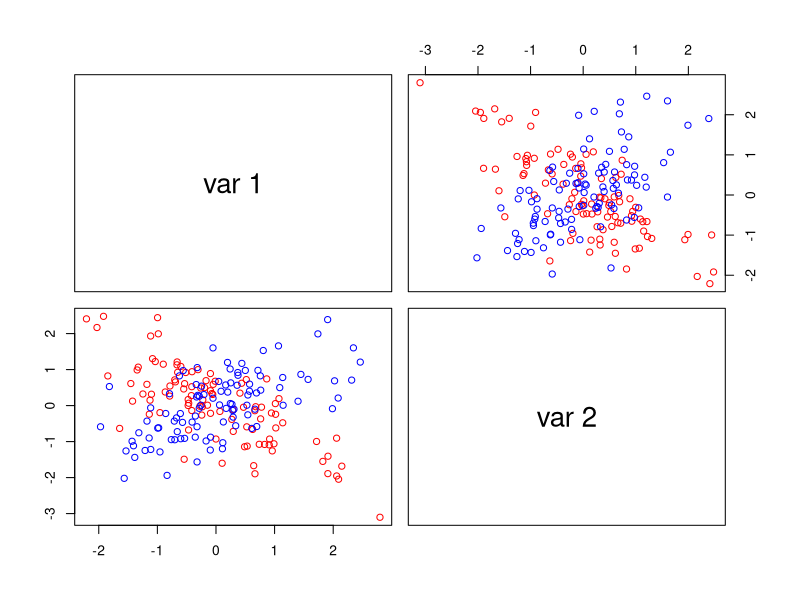
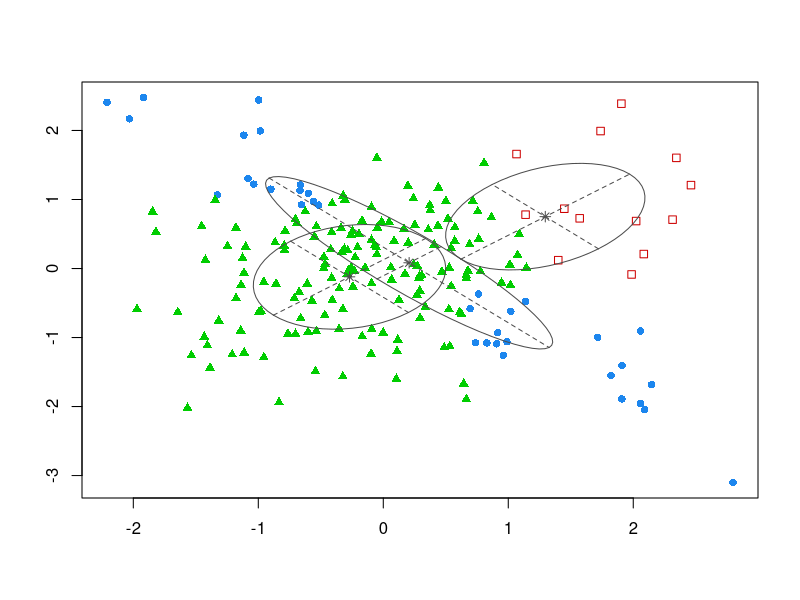

Here is the R script that generated these plots, in order:
library(MASS)
library(lattice)
library(psych) 
############# Ex17 ###############
"
rm(list=ls())
data(crabs)
sp_crabs=splom(log(crabs[,4:8]),col=as.numeric(crabs[,1]),pch=as.numeric(crabs[,2]),
main='circle/triangle is gender, black/red is species')
cl= kmeans( log(crabs[,4:8]), 2, nstart=1, iter.max=10)
sp_crabs1=splom(log(crabs[,4:8]),col=cl$cluster+2, 
main='blue/green is cluster finds big/small')
"
################## Ex da aula ###############
"
mu2=c(3.86,3.10,0.84,0.84,1.64,1.08,0.26,0.01)
sigma2=diag(c(8.41,12.06,0.12,0.22,1.49,1.77,0.35,2.73))

mu1=c(0,0,0,0,0,0,0,0)
sigma1=diag(c(1,1,1,1,1,1,1,1)) #diag(1,8,8)
n=99999999
for (p in 1:10){
data1=mvrnorm(100,mu1,sigma1)
data2=mvrnorm(100,mu2,sigma2)
data=rbind(data1,data2)
pairs(data,col=c(rep('blue',100),rep('red',100)))
cl=kmeans(data,2,nstart=1,iter.max=15)
tbl_cl=table(cl$cluster,col=c(rep(1,100),rep(2,100)))
i=tr(tbl_cl)
if (i<n)
{n=i
tbl_min=tbl_cl
}
}
"
################## Ex18 ########################
"
setwd('C:/Users/BParracho/Documents/DataMiningExercises')
dados=read.table('leukemia.data',sep=',')
s=c(rep(0,7129))
for (i in 1:7129){
s[i]=t.test(dados[dados[,7129]=='AML',i],dados[dados[,7129]=='ALL',i],var.equal=TRUE)$statistic} #matrix of the data that is aml and all
b=order(abs(s))
X=dados[,b[6730:7129]] #400
X=scale(X)
"
##################### Ex da aula ####################
n=100
mu=c(0,0)
sigma1=matrix(c(1,-0.7,-0.7,1),2,2,byrow=T)
sigma2=matrix(c(1,0.7,0.7,1),2,2,byrow=T)
data1=mvrnorm(n,mu,sigma1)
data2=mvrnorm(n,mu,sigma2)
amostra=rbind(data1,data2)
pairs(amostra,col=c(rep('red',100),rep('blue',100)))
library(mclust)
model=Mclust(amostra)
sum=summary(model)
plot(model,"classification")
